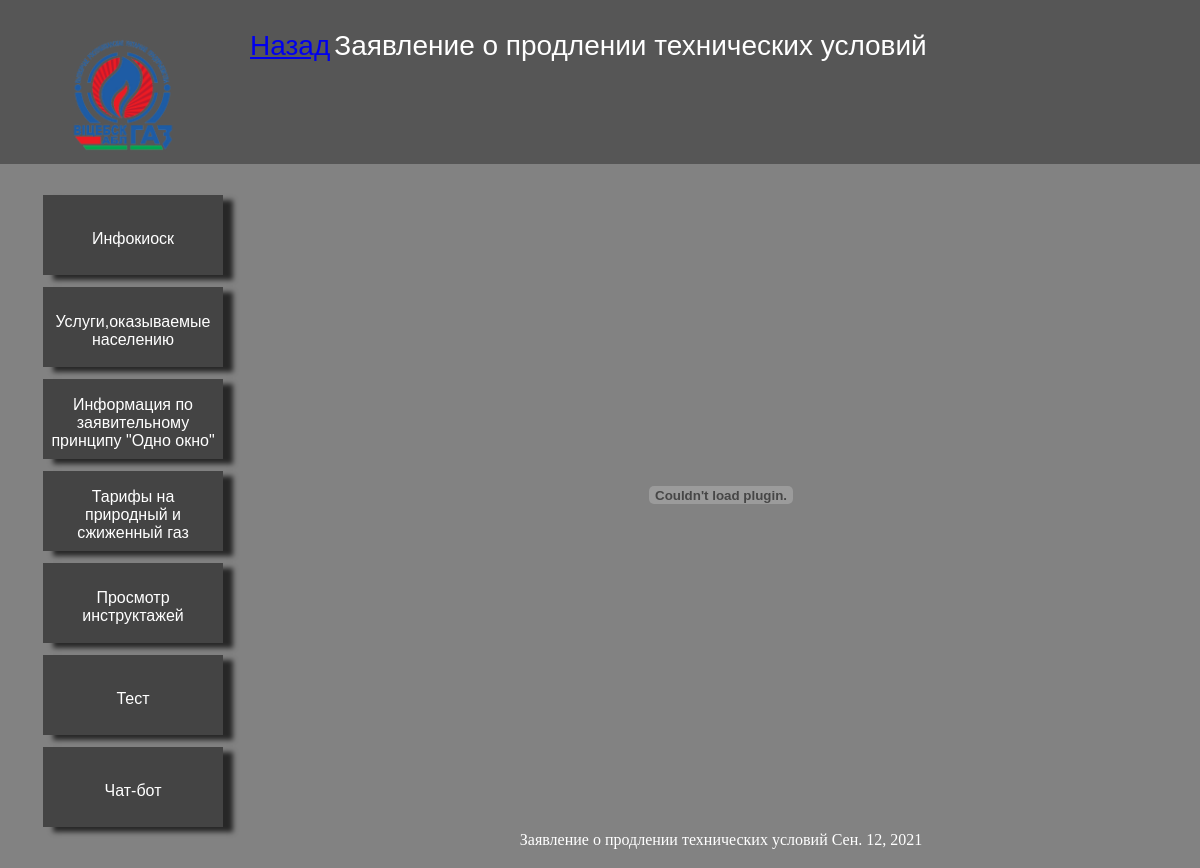
The page /onewindow/Forms/Extension_Statement on the database its author committed.
### main/models.py (models this page shows, shortened)
class Extension_Statement(models.Model):
    title = models.CharField(max_length=150)
    Extension_Statement_doc = models.FileField(upload_to='Forms/')
    times = models.DateField()

### main/views.py (the view)
# urls.py: path('onewindow/Forms/Extension_Statement', views.Extension_Statement_home, name='Extension_Statement'),
def Extension_Statement_home(request):
    data = Extension_Statement.objects.all()
    return render(request,'main/statements/Extension_Statement.html', {'data': data})

### main/templates/main/statements/Extension_Statement.html (shortened to what this page needs)
{%extends 'main/Shell.html'%}
{{%block topbar%}
<div class="topbar">
    <table>
        <tr>
            <td height="20vh"><a class="back" href="{%url 'Forms'%}">Назад</a></td>
            <td><a class="toptext">Заявление о продлении технических условий</a></td>
        </tr>
    </table>
</div>
{%endblock%}
{%block body%}
{%for el in data%}
<center>
        <div class="botton_color">
                <embed class="docs_view" src="{{ el.Extension_Statement_doc.url }}" >
                <p href="{{ el.Extension_Statement}}" class="cool_text">{{ el.title }} {{el.times}}</p>
        </div>
</center>
{%endfor%}
{%endblock%}

### main/static/main/css/Shell.css (style rules this page uses)
.main { margin: 0; background: #828282; }
.back { height: 15vh; }
.topbar { height: 19vh; background-color: #565656; text-align: center; margin: 0; padding-top: 1.5vh; }
.toptext { color: #fff; font-family: Arial, Helvetica, sans-serif; font-size: 3.5vh; margin-left: auto; margin-right: auto; margin-top: 3vh; }
.docs_view { height: 80vh; width: 50vw; padding-top: 1vh; display: block; margin-left: auto; margin-right: auto; }
.cool_text { color: #fff; text-align: center; }

### rows shown on the page
Extension_Statement: title "Заявление о продлении технических условий", times "Сен. 12, 2021"
